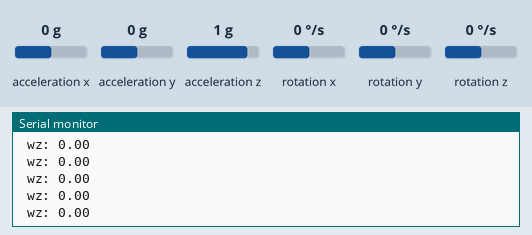
Simulated run of this sketch. Board: Arduino Uno, built with avr-gcc and run on an emulated ATmega328P. Parts: the last lines printed to the serial monitor. Wiring (inferred from the names in the program): MPU-6050 motion sensor at I2C address 0x68. Inputs (shaded band) come from the test bench; at power-on: rotation z 0 °/s, acceleration x 0 g, acceleration y 0 g, acceleration z 1 g, rotation x 0 °/s, rotation y 0 °/s.

Above: at 1.5 s.
1.6 s: rotation z set to -192 °/s
At 2.6 s:
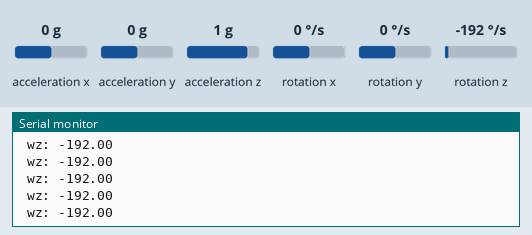
4.6 s: rotation z set to -100 °/s
At 5.6 s:
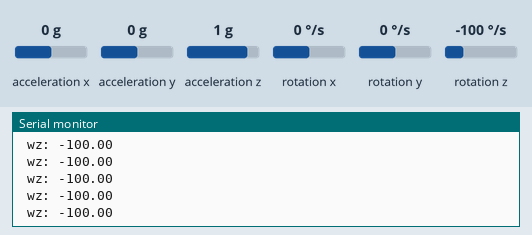
Timing chart, 0 to 7.6 s (numbered marks = the images above; inputs shaded):
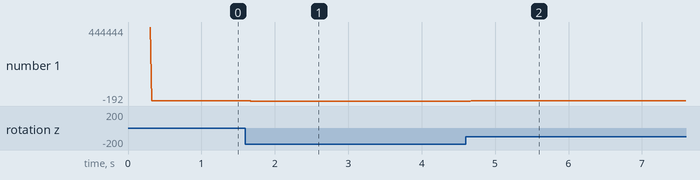

The sketch:

accel_test.ino
```cpp
#include "MPU6050.h"

MPU6050 IMU(4, 5);

void setup() {
  // put your setup code here, to run once:
  IMU.initialize();
IMU.calibrate();
Serial.begin(9600);
Serial.print("444444");
}

void loop() {//update sensor
//  do_full();
bool val = IMU.update();
//Serial.print("a sen: "); Serial.println(IMU.accel_sensitivity);
//Serial.print("ax: "); Serial.print(IMU.get_accel('x'));
Serial.print(" wz: "); Serial.println(IMU.get_ang_vel('z'));

//Serial.println(x/16000.0);

}
```

Measured:
- after the input at 1.6 s, the serial monitor: prints a new line after 0.07 s (image 1)
- after the input at 4.6 s, the serial monitor: prints a new line after 0.07 s (image 2)
- plotted number 1: 0 → -192 after the input at 1.6 s, -192 → -100 after the input at 4.6 s
